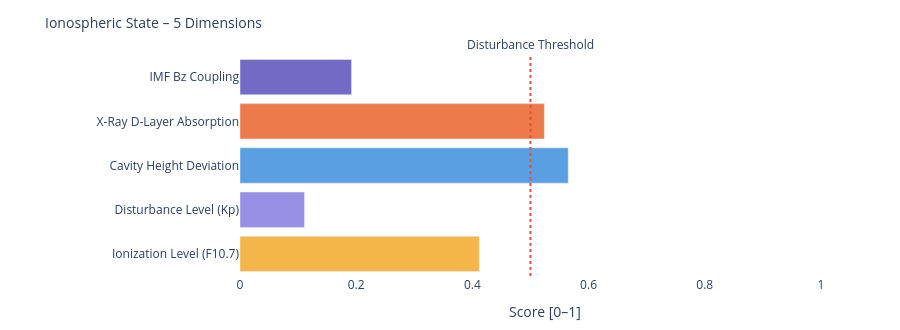

Notebook code cell kept with this figure:
### Markdown cell above
---
### 📐 Systemic Insight: Geometric Cavity vs. Real Schumann Resonance

**Relevant for:** Layer 6 = delta analysis &nbsp;|&nbsp; Layer 7 = feature vector / system interpretation

A cavity height change from 80 km to 70 km shifts the **idealized geometric frequencies** only minimally:

| Modus | Aktuell | Referenz | Δ |
|-------|---------|----------|---|
| SR-1 | 10.4762 Hz | 10.4599 Hz | +16 mHz |
| SR-2 | 18.1452 Hz | 18.1171 Hz | +28 mHz |
| SR-3 | 25.6612 Hz | 25.6215 Hz | +40 mHz |
| SR-4 | 33.1285 Hz | 33.0772 Hz | +51 mHz |

The geometric effect is limited because 10 km is very small compared to Earth's radius (~6371 km).

**Consequence:** Real Schumann deviations are likely driven more strongly by **conductivity, damping, day/night structure, lightning distribution and source geometry** than by pure cavity height.

---

**Layer 6 compares:**
```
geometric Δ from Layer 4  vs.  observed Δ from real Schumann measurement data
```

**Layer 7 Feature:**
```
If real Δ >> geometric Δ  →  non-geometric factors dominant
```

### Code cell
# ============================================================
# IONOSPHERIC STATE – Summary gauge
# Five dimensions: ionization, disturbance, cavity height, X-Ray, Bz coupling
# ============================================================

def norm(v, lo, hi):
    if v is None: return None
    return round(max(0.0, min(1.0, (v - lo) / (hi - lo))), 3)

# Ionization level (F10.7 → F2-Layer)
ioniz = norm(f107_val, 60, 250)

# Disturbance level (Kp → E/F-Layer irregularities)
disturb = norm(kp_val, 0, 9)

# Cavity height deviation from reference (80 km)
h_dev = norm(abs(h_eff - 80), 0, 20)

# X-Ray ionization (D-Layer absorption)
xray_ioniz = None
if xray_now is not None:
    xray_ioniz = norm(math.log10(max(xray_now, 1e-9)) + 9, 0, 5)

# Bz coupling (southward Bz → stronger magnetosphere-ionosphere coupling)
bz_coupling = norm(-(bz_now or 0), -5, 30) if bz_now is not None else None

dims = [
    ('Ionization Level (F10.7)',    ioniz,      '#F2A623'),
    ('Disturbance Level (Kp)',      disturb,    '#7F77DD'),
    ('Cavity Height Deviation',     h_dev,      '#378ADD'),
    ('X-Ray D-Layer Absorption',    xray_ioniz, '#E85D24'),
    ('IMF Bz Coupling',             bz_coupling,'#534AB7'),
]

fig = go.Figure()
for name, val, col in dims:
    if val is not None:
        h = int(val * 20)
        bar = '█' * h + '░' * (20 - h)
        label = f'{name}:  {bar}  {val:.3f}'
    else:
        label = f'{name}:  {"─" * 20}  n/a'
    fig.add_trace(go.Bar(
        x=[val if val is not None else 0],
        y=[name],
        orientation='h',
        marker_color=col, opacity=0.82,
        showlegend=False
    ))

fig.add_vline(x=0.5, line_dash='dot', line_color='#e74c3c',
              annotation_text='Disturbance Threshold', annotation_position='top')
fig.update_layout(
    title=dict(text='Ionospheric State – 5 Dimensions', font=dict(size=14)),
    xaxis=dict(title='Score [0–1]', range=[0, 1.05]),
    height=330, plot_bgcolor='rgba(0,0,0,0)', paper_bgcolor='rgba(0,0,0,0)',
    margin=dict(l=240, r=50, t=55, b=40)
)
fig.show()

print(f'\nIonospheric state:')
for name, val, _ in dims:
    print(f'  {name:<35} {val:.3f}' if val is not None else f'  {name:<35} n/a')

### Figure 1 — Plotly figure (JSON) as saved in the notebook; plotly's stock layout.template omitted (floating-point values rounded to 4 significant figures)
{"data": [{"marker": {"color": "#F2A623"}, "opacity": 0.82, "orientation": "h", "showlegend": false, "type": "bar", "x": [0.412], "y": ["Ionization Level (F10.7)"]}, {"marker": {"color": "#7F77DD"}, "opacity": 0.82, "orientation": "h", "showlegend": false, "type": "bar", "x": [0.111], "y": ["Disturbance Level (Kp)"]}, {"marker": {"color": "#378ADD"}, "opacity": 0.82, "orientation": "h", "showlegend": false, "type": "bar", "x": [0.565], "y": ["Cavity Height Deviation"]}, {"marker": {"color": "#E85D24"}, "opacity": 0.82, "orientation": "h", "showlegend": false, "type": "bar", "x": [0.524], "y": ["X-Ray D-Layer Absorption"]}, {"marker": {"color": "#534AB7"}, "opacity": 0.82, "orientation": "h", "showlegend": false, "type": "bar", "x": [0.192], "y": ["IMF Bz Coupling"]}], "layout": {"annotations": [{"showarrow": false, "text": "Disturbance Threshold", "x": 0.5, "xanchor": "center", "xref": "x", "y": 1, "yanchor": "bottom", "yref": "y domain"}], "height": 330, "margin": {"b": 40, "l": 240, "r": 50, "t": 55}, "paper_bgcolor": "rgba(0,0,0,0)", "plot_bgcolor": "rgba(0,0,0,0)", "shapes": [{"line": {"color": "#e74c3c", "dash": "dot"}, "type": "line", "x0": 0.5, "x1": 0.5, "xref": "x", "y0": 0, "y1": 1, "yref": "y domain"}], "title": {"font": {"size": 14}, "text": "Ionospheric State – 5 Dimensions"}, "xaxis": {"range": [0, 1.05], "title": {"text": "Score [0–1]"}}}}
